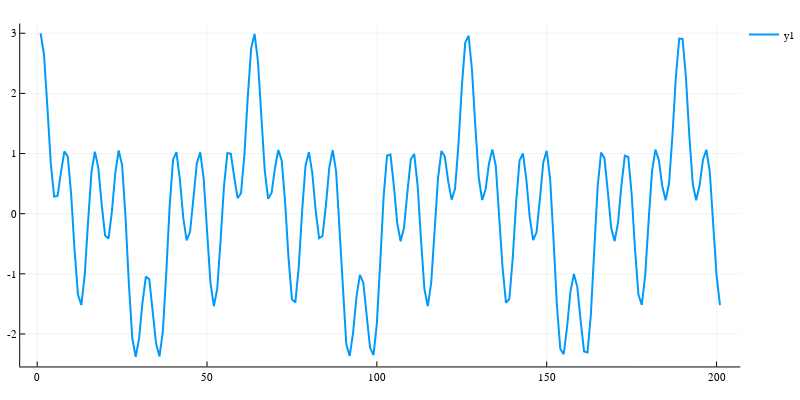

Notebook code for this chart:
### Code cell
# more complicated wave
y(t) = @. cos(10t) + cos(30t) + cos(80t)

plot(y(0:0.01:2))

### Figure 1 — Plotly figure (JSON) as saved in the notebook; plotly's stock layout.template omitted (floating-point values rounded to 4 significant figures; data arrays with more than 128 entries replaced by an {"elided": "..."} marker saying what was removed)
{"data": [{"colorbar": {"title": ""}, "legendgroup": "y1", "line": {"color": "rgba(0, 154, 250, 1.000)", "dash": "solid", "shape": "linear", "width": 2}, "mode": "lines", "name": "y1", "showlegend": true, "type": "scatter", "x": {"elided": "201 int values"}, "xaxis": "x1", "y": {"elided": "201 float values"}, "yaxis": "y1", "zmax": null, "zmin": null}], "layout": {"annotations": [], "height": 400, "legend": {"bgcolor": "rgba(255, 255, 255, 1.000)", "bordercolor": "rgba(0, 0, 0, 1.000)", "font": {"color": "rgba(0, 0, 0, 1.000)", "family": "sans-serif", "size": 11}, "tracegroupgap": 0, "x": 1, "y": 1}, "margin": {"b": 20, "l": 0, "r": 0, "t": 20}, "paper_bgcolor": "rgba(255, 255, 255, 1.000)", "plot_bgcolor": "rgba(255, 255, 255, 1.000)", "showlegend": true, "width": 800, "xaxis": {"anchor": "y1", "domain": [0.02714, 0.9951], "gridcolor": "rgba(0, 0, 0, 0.100)", "gridwidth": 0.5, "linecolor": "rgba(0, 0, 0, 1.000)", "mirror": false, "range": [-5, 207], "showgrid": true, "showline": true, "showticklabels": true, "tickangle": 0, "tickcolor": "rgb(0, 0, 0)", "tickfont": {"color": "rgba(0, 0, 0, 1.000)", "family": "sans-serif", "size": 11}, "tickmode": "array", "ticks": "inside", "ticktext": ["0", "50", "100", "150", "200"], "tickvals": [0, 50, 100, 150, 200], "title": "", "titlefont": {"color": "rgba(0, 0, 0, 1.000)", "family": "sans-serif", "size": 15}, "type": "-", "visible": true, "zeroline": false, "zerolinecolor": "rgba(0, 0, 0, 1.000)"}, "yaxis": {"anchor": "x1", "domain": [0.03762, 0.9902], "gridcolor": "rgba(0, 0, 0, 0.100)", "gridwidth": 0.5, "linecolor": "rgba(0, 0, 0, 1.000)", "mirror": false, "range": [-2.54, 3.161], "showgrid": true, "showline": true, "showticklabels": true, "tickangle": 0, "tickcolor": "rgb(0, 0, 0)", "tickfont": {"color": "rgba(0, 0, 0, 1.000)", "family": "sans-serif", "size": 11}, "tickmode": "array", "ticks": "inside", "ticktext": ["-2", "-1", "0", "1", "2", "3"], "tickvals": [-2, -1, 0, 1, 2, 3], "title": "", "titlefont": {"color": "rgba(0, 0, 0, 1.000)", "family": "sans-serif", "size": 15}, "type": "-", "visible": true, "zeroline": false, "zerolinecolor": "rgba(0, 0, 0, 1.000)"}}}
